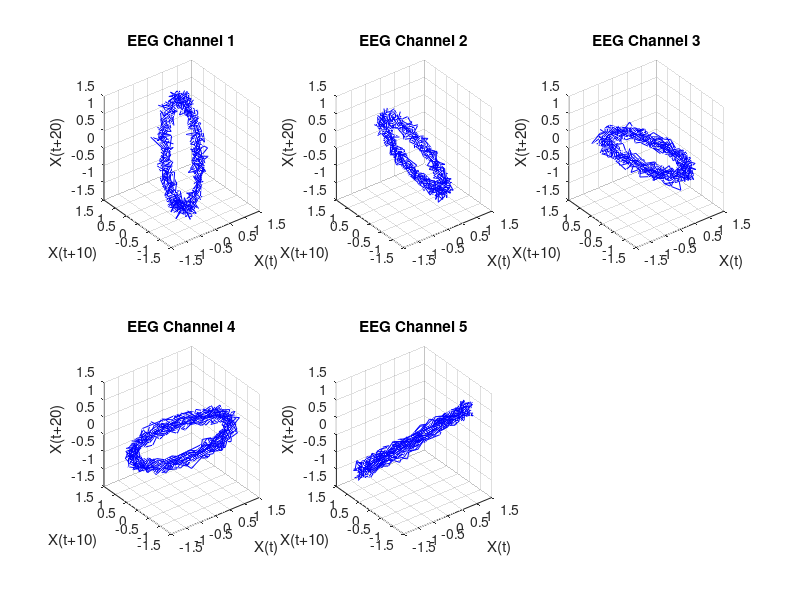

This figure's MATLAB source: (Note: this script raises an error after producing the figure.)
clc; clear; close all;

% Generate sample EEG data (5 channels, 1000 samples each)
num_channels = 5;
num_samples = 1000;
t = linspace(0, 10, num_samples); % Simulated time vector (10 seconds)
fs = num_samples / 10; % Sampling frequency (100 Hz)

% Create synthetic EEG data (sine waves with noise)
eeg_data = sin(2 * pi * (1:num_channels)' * t) + 0.1 * randn(num_channels, num_samples);
tau = 10; 


% Plot phase space reconstruction for each channel
figure;
for ch = 1:num_channels
    subplot(2,3,ch);
    X = eeg_data(ch, :);
    X1 = X(1:end - 2*tau);
    X2 = X(1+tau:end - tau);
    X3 = X(1+2*tau:end);
    
    plot3(X1, X2, X3, 'b');
    grid on;
    xlabel('X(t)'); ylabel(['X(t+', num2str(tau), ')']); zlabel(['X(t+', num2str(2*tau), ')']);
    title(['EEG Channel ', num2str(ch)]);
end

sgtitle('Phase Space Reconstruction of EEG Data');
